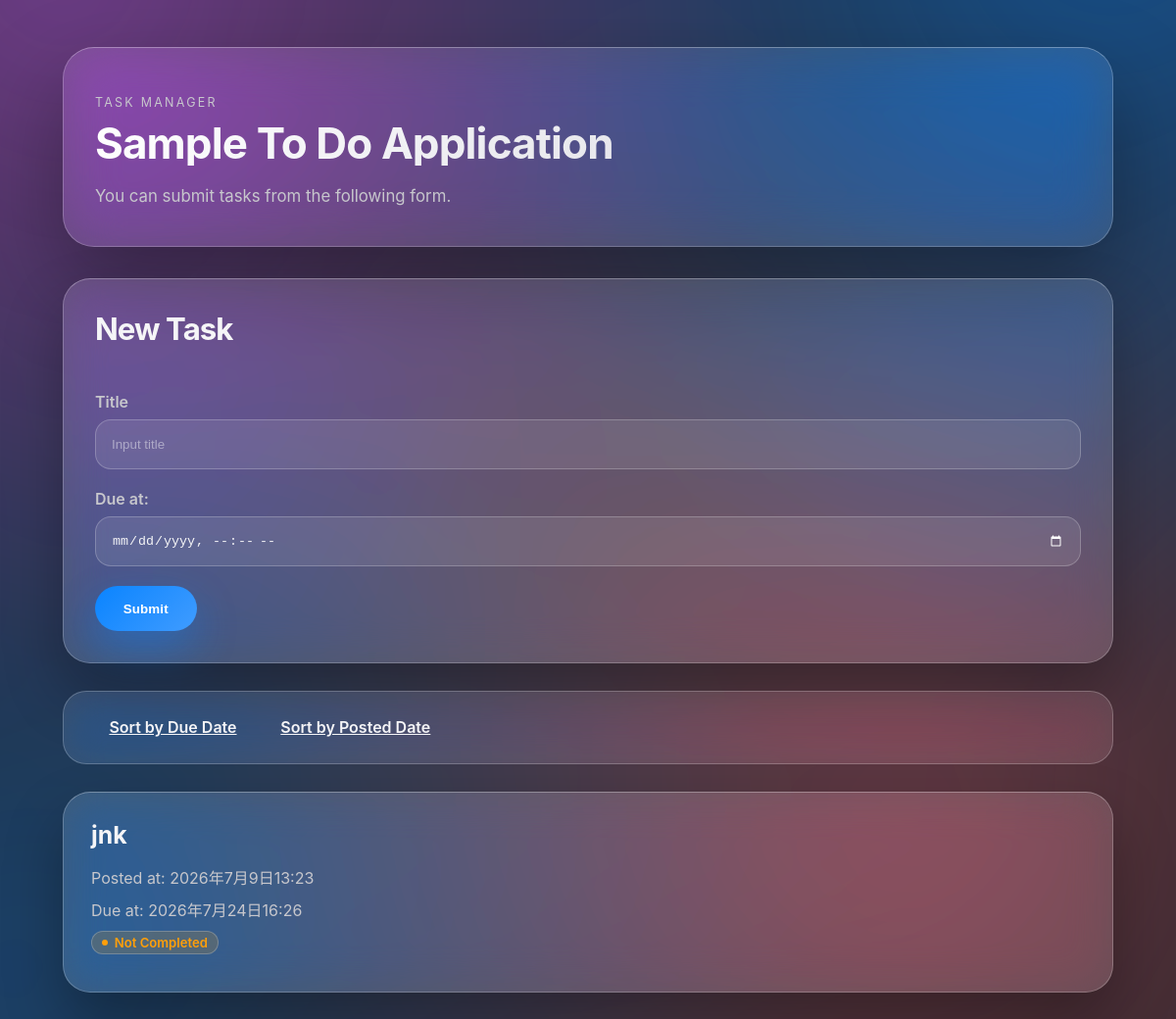
Before: / with the older database file.
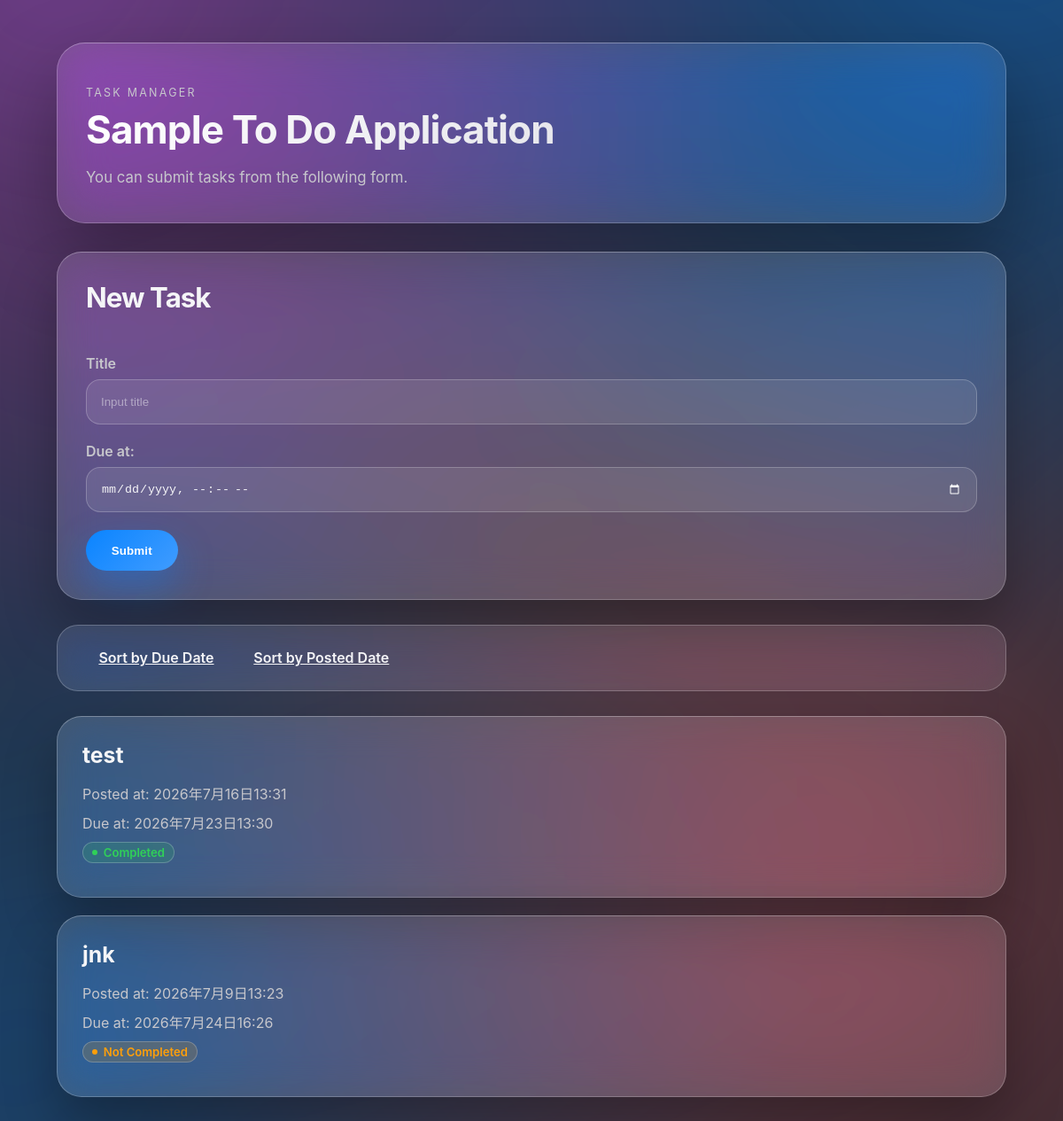
After: the same page with the newer database file.
### todo/models.py (models this page shows, shortened)
class Task(models.Model):
    title = models.CharField(max_length=100)
    completed = models.BooleanField(default=False)
    posted_at = models.DateTimeField(default=timezone.now)
    due_at = models.DateTimeField(null=True, blank=True)

### todo/views.py (the view)
# urls.py: path('', todo_views.index, name='index'),
def index(request):
    if request.method == 'POST':
        due_at_raw = request.POST.get('due_at', '').strip()
        parsed_due_at = parse_datetime(due_at_raw) if due_at_raw else None
        due_at = make_aware(parsed_due_at) if parsed_due_at else None
        task = Task(title=request.POST['title'], due_at=due_at)
        task.save()
    if request.GET.get('order') == 'due':
        tasks = Task.objects.order_by('due_at')
    else:
        tasks = Task.objects.order_by('-posted_at')
    context = {
        'tasks': tasks
    }
    return render(request, 'todo/index.html', context)

### todo/templates/todo/index.html (shortened to what this page needs)
{% load static %}
<!DOCTYPE html>
<html lang="ja">
  <head>
    <link rel="stylesheet" href="{% static 'todo/style.css' %}">
  </head>
  <body>
    <div class="page-shell">
      <div class="site-hero">
        <p class="eyebrow">Task Manager</p>
        <h1>Sample To Do Application</h1>
        <p class="hero-copy">You can submit tasks from the following form.</p>
      </div>
      <div class="page-content">
        <div class="compose-card">
          <h1>New Task</h1>
          <form action="{% url 'index' %}" method="post">
            <div>
              <label for="titleInput">Title</label>
              <input id="titleInput" name="title" type="text" placeholder="Input title">
            </div>
            <div>
              <label for="dueInput">Due at:</label>
              <input id="dueInput" name="due_at" type="datetime-local">
            </div>
            <div>
              <button type="submit">Submit</button>
            </div>
          </form>
        </div>
        <div class="sort-links">
          <a href="{% url 'index' %}?order=due">Sort by Due Date</a>
          <a href="{% url 'index' %}?order=post">Sort by Posted Date</a>
        </div>
        <div class="task-list">
          {% for task in tasks %}
          <div class="task-card">
            <h2><a href="{% url 'detail' task.id %}">{{ task.title }}</a></h2>
            <ul>
              <li>Posted at: {{ task.posted_at }}</li>
              {% if task.due_at %}
              <li>Due at: {{ task.due_at }}</li>
              {% endif %}
              {% if task.completed %}
              <li><span class="status-badge is-completed">Completed</span></li>
              {% else %}
              <li><span class="status-badge is-pending">Not Completed</span></li>
              {% endif %}
            </ul>
          </div>
          {% endfor %}
        </div>
      </div>
    </div>
  </body>
</html>

Changed rows visible on the page:
added Task: title "test", posted_at "2026年7月16日13:31", due_at "2026年7月23日13:30", completed "Completed"
